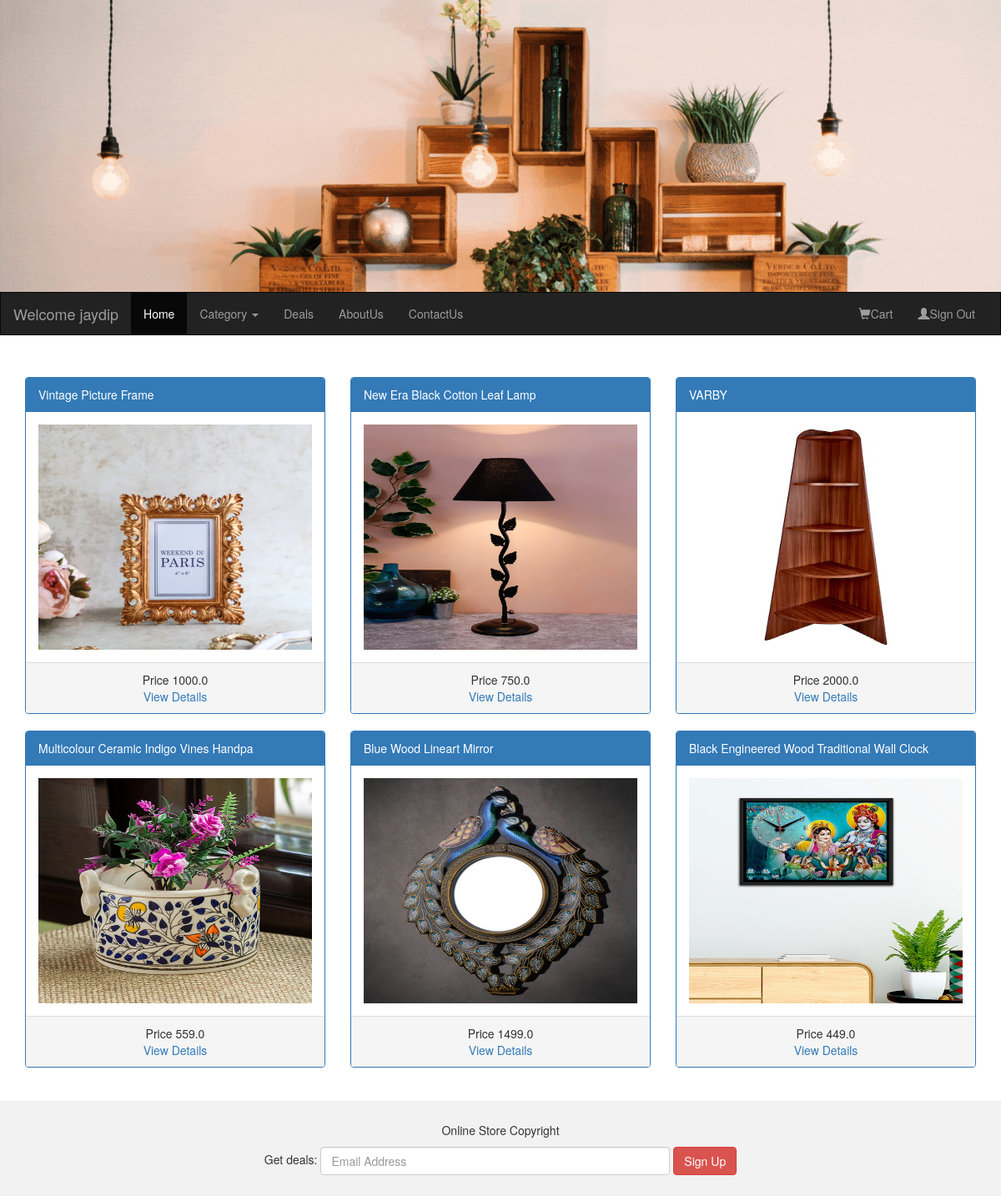
/ (signed in), run on the app's committed database.
### AdminApp/models.py (models this page shows)
class Product(models.Model):
    product_name = models.CharField(max_length=100)
    price = models.FloatField(default=2000)
    size = models.CharField(max_length=100)
    description = models.CharField(max_length=800)
    image = models.ImageField(upload_to="images",default="abc.jpg")
    category = models.ForeignKey(Category,on_delete=models.CASCADE)
    class Meta:
        db_table = "Product"

### UserApp/views.py (the view)
# urls.py: path('', views.home),
def home(request):
    cats = Category.objects.all()
    products = Product.objects.all()
    return render(request,"master.html",{"cats":cats,"products":products})

### UserApp/templates/master.html (shortened to what this page needs)
{% load static %}
<!DOCTYPE html>
<html lang="en">
<head>
  <link rel="stylesheet" href="https://maxcdn.bootstrapcdn.com/bootstrap/3.4.1/css/bootstrap.min.css">
</head>
<body class="bg">
<div class="jumbotron">
</div>
<nav class="navbar navbar-inverse">
  <div class="container-fluid">
    <div class="navbar-header">
      {%if "uname" in request.session%}
        <a class="navbar-brand" href="#">Welcome {{request.session.uname}}</a>
      {%else%}
      <a class="navbar-brand" href="#">NESTWELL</a>
      {%endif%}
    </div>
    <div class="collapse navbar-collapse" id="myNavbar">
      <ul class="nav navbar-nav">
        <li class="active"><a href="/">Home</a></li>
        <li class="dropdown">
            <a class="dropdown-toggle" data-toggle="dropdown" href="#">Category
            <span class="caret"></span></a>
          </li>
        <li><a href="/deals">Deals</a></li>
        <li><a href="/aboutus">AboutUs</a></li>
        <li><a href="/contactus">ContactUs</a></li>
      </ul>
      <ul class="nav navbar-nav navbar-right">
        {%if "uname" in request.session%}
        <li><a href="/showCartItems"><span class="glyphicon glyphicon-shopping-cart"></span>Cart</a></li>
        <li><a href="/SignOut"><span class="glyphicon glyphicon-user"></span>Sign Out</a></li>
        {%else%}
        <li><a href="/Login"><span class="glyphicon glyphicon-user">Login</span></a></li>
        <li><a href="/SignUp"><span class="glyphicon glyphicon-user"></span>SignUp</a></li>
        {%endif%}
      </ul>
    </div>
  </div>
</nav>
{%block "content"%}
<div class="container">
  <div class="row">
    {%for product in products%}
    <div class="col-sm-4">
      <div class="panel panel-primary">
          <div class="panel-heading">{{product.product_name}}</div>
          <div class="panel-body"><img src={{product.image.url}} class="img-responsive"
          style="height:270px; width: 350px;" alt="Image"></div>
        <div class="panel-footer">
          <center>
            Price {{product.price}} <br/>
            <a href="/ViewDetails/{{product.id}}">View Details</a>
          </center>
        </div>
      </div>
      </div>
      {%endfor%}
    </div>
</div><br>
{%endblock%}
<footer class="container-fluid text-center">
  <p>Online Store Copyright</p>
  <form class="form-inline">Get deals:
    <input type="email" class="form-control" size="50" placeholder="Email Address">
    <button type="button" class="btn btn-danger">Sign Up</button>
  </form>
</footer>
</body>
</html>

### data on the page
Product: product_name "Vintage Picture Frame", image (picture), price "1000.0"
Product: product_name "New Era Black Cotton Leaf Lamp", image (picture), price "750.0"
Product: product_name "VARBY", image (picture), price "2000.0"
Product: product_name "Multicolour Ceramic Indigo Vines Handpa", image (picture), price "559.0"
Product: product_name "Blue Wood Lineart Mirror", image (picture), price "1499.0"
Product: product_name "Black Engineered Wood Traditional Wall Clock", image (picture), price "449.0"

### other printed values
{{ request.session.uname }} "jaydip"
